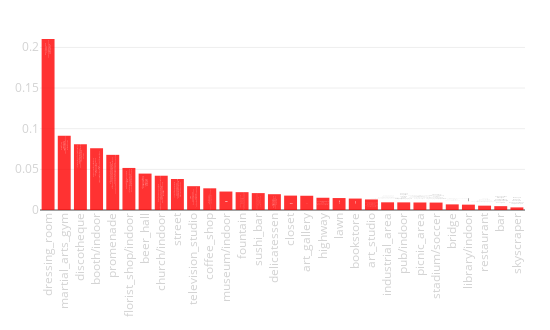

Here is the notebook cell this chart was saved with:
### Code cell
tags_rate(city_data)

### Figure 1 — Plotly figure (JSON) as saved in the notebook; plotly's stock layout.template omitted (floating-point values rounded to 4 significant figures)
{"data": [{"hoverinfo": "y+text", "marker": {"color": "red"}, "opacity": 0.8, "text": ["Popcorn_Studio<br>Фотостудия_Мел<br>Клиника_им_Н_И_Пирогова<br>Studio_212<br>BEDFORD_STUDIO", "Stone_Fight_Gym<br>Спортивный_клуб_Олимп<br>Backstage_CrossFit<br>Fight_Fabrika<br>ART_of_Fitness", "Club_154<br>Лаборатория_31<br>РетроДискотека_ру_Клуб_Папанин<br>Santa_Barbara_Night_Club<br>Хаусбар_Озерки_Санкт_Петерсбург", "Saint_Petersburg_State_University_of_Aerospace_Instrumentation<br>Лэти<br>Петроконгресс<br>Континент_Бухарестская_30<br>Конгресс_Холл_Васильевский", "Набережная_Лейтенанта_Шмидта_Таможенный_Терминал<br>Свердловская_Набережная<br>Санкт_Петербург_Английская_Набережная_Д_70<br>Английская_набережная<br>Дворцовая_Набережная_Д_18", "Ботанический_сад_Петра_Великого<br>Улица_Замшина<br>Улица_Ленсовета_Санкт_Петербург<br>Bellini<br>Ботанический_сад_БИН_РАН", "Tower_Pub<br>Dickens_pub<br>Douglas_Bar<br>Radio_Ireland_Irish_Pub<br>Cafe_Manneken_Pis", "St_issac_Church<br>Большая_хоральная_синагога<br>Исаакиевский_собор<br>Государственный_музей_Памятник_Исаакиевский_собор<br>Петропавловский_Собор", "Средний_Проспект_В_О<br>Марафон_Ergo_White_Nights<br>Малая_Конюшенная_Улица<br>Улица_Кирочная<br>Вознесенский_Проспект", "Открытая_киностудия_Лендок_<br>Лендок<br>Телецентр_Чапыгина_6<br>Чаплин_Холл<br>RWS", "Радости_Кофе<br>ANY_Pasta_сеть_ресторанов_на_каждый_день<br>Характер_Кофе<br>Seize_the_Impress<br>Starbucks_Russia", "музей_современного_искусства_эрарта<br>Набережная_Реки_Смоленки<br>Музей_истории_религии_Museum_of_the_History_of_Religion<br>Imperial_Academy_of_Arts<br>Музей_Эрарта_Erarta_Museum", "адмиралтейский_парк<br>Фонтаны_на_Московской_Площади<br>Фонтаны<br>Петерго_ф<br>Фонтаны_Петергофа", "WAVE_burgers_more<br>Jerome<br>Made_in_China<br>Кулинарная_студия_Живи_вкусно_<br>Бюро_3_Бар_и_Бургеры_", "Ярумэн_<br>Таверна_Гролле<br>Cafe_Che_Dor<br>Radio_Ireland_Irish_Pub<br>Steak_Club", "Метро_Адмиралтейская<br>Unique_Fabric_Каменноостровский_пр_17<br>Заневский_каскад<br>Unique_Fabric_Гороховая_ул_24<br>8_store", "Музей_МИСП<br>Erarta_Design<br>музей_современного_искусства_эрарта<br>Санкт_Петербургский_Союз_Художников<br>Музей_современного_искусства_и_художественные_галереи_Эрарта_", "КАД_СПБ<br>Приморское_Шоссе<br>ЗСД<br>Кубинская_Улица<br>Московское_Шоссе", "Михайловский_сад<br>Академика_Сахарова_парк<br>Alexander_Garden_Saint_Petersburg_<br>Сенатская_Площадь<br>Полюстровский_Парк", "Playloft_GaGa<br>Всероссийский_музей_А_С_Пушкина<br>Institut_fran_ais_de_Saint_P_tersbourg<br>Академия_Художеств<br>Музей_квартира_Пушкина", "Академия_Художеств<br>Sashatattooing<br>Музей_МИСП<br>Pakhanoff_Tattoo_Art<br>Chesme_Church", "Биржевой_мост<br>Крейсер_Аврора<br>Морской_Порт_Санкт_Петербург<br>Alexander_Column<br>Санкт_Петербург_Приморский_район_Оптиков_34", "Биржа_Бар<br>Douglas_Bar<br>Tower_Pub<br>Puberty<br>Ресторан_Маймун_24_часа", "Санкт_Петербург_Измайловский_Сад_<br>Елагин_дворец<br>Youth_Theatre_on_the_Fontanka<br>Alexander_Garden_Saint_Petersburg_<br>New_Holland_Island", "Estadio_Krestovski<br>Stade_de_Saint_P_tersbourg<br>Zenit_Arena<br>Стадион_Петровский<br>Стадион_Стадион_Петровский", "Причал<br>Новокрестовская_Станция_метро_Санкт_Петербург<br>Kanonersky_Island<br>ЗСД<br>Стадион_Зенит_Арена", "Всероссийский_музей_А_С_Пушкина<br>Музей_квартира_Пушкина<br>Institut_fran_ais_de_Saint_P_tersbourg<br>Российская_национальная_библиотека_National_Library_of_Russia<br>Главпочтамт", "The_Safe<br>WAVE_burgers_more<br>Ресторан_Северянин<br>ANY_Pasta_сеть_ресторанов_на_каждый_день<br>Марчелиs_Невский_21", "На_Вина_Бар_Шоп<br>Dickens_pub<br>Radio_Ireland_Irish_Pub<br>Breaking_Bad_beer_cafe<br>Kлеver_CAFE", "Москва_Сити<br>Москва_City<br>Атлантик_Сити<br>Площадь_Конституции<br>ТРК_Атлантик_Сити"], "type": "bar", "uid": "c0016fa8-4a5f-11e9-9399-3c15c2cf2370", "x": ["dressing_room", "martial_arts_gym", "discotheque", "booth/indoor", "promenade", "florist_shop/indoor", "beer_hall", "church/indoor", "street", "television_studio", "coffee_shop", "museum/indoor", "fountain", "sushi_bar", "delicatessen", "closet", "art_gallery", "highway", "lawn", "bookstore", "art_studio", "industrial_area", "pub/indoor", "picnic_area", "stadium/soccer", "bridge", "library/indoor", "restaurant", "bar", "skyscraper"], "y": [0.2103, 0.09128, 0.08088, 0.07596, 0.06784, 0.05173, 0.04478, 0.04217, 0.03812, 0.0293, 0.02668, 0.02271, 0.02194, 0.02078, 0.01943, 0.01771, 0.01752, 0.01506, 0.01471, 0.01407, 0.01299, 0.009441, 0.009388, 0.009254, 0.009136, 0.006912, 0.006583, 0.005347, 0.004738, 0.003195]}], "layout": {"height": 330, "margin": {"b": 120, "l": 40, "r": 25, "t": 30}, "showlegend": false, "width": 550, "xaxis": {"tickangle": -90, "tickfont": {"color": "lightgrey", "size": 11.5}}, "xaxis2": {"tickangle": -90, "tickfont": {"color": "lightgrey", "size": 11.5}}, "yaxis": {"tickfont": {"color": "lightgrey", "size": 11.5}}, "yaxis2": {"tickfont": {"color": "lightgrey", "size": 11.5}}}}
